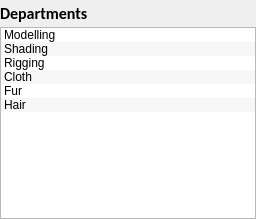
              <widget class="QWidget" name="page_3">
               <layout class="QGridLayout" name="gridLayout_8">
                <property name="margin">
                 <number>0</number>
                </property>
                <property name="spacing">
                 <number>0</number>
                </property>
                <item row="1" column="0" colspan="3">
                 <widget class="QListWidget" name="listWidget">
                  <property name="alternatingRowColors">
                   <bool>true</bool>
                  </property>
                  <item>
                   <property name="text">
                    <string>Modelling</string>
                   </property>
                  </item>
                  <item>
                   <property name="text">
                    <string>Shading</string>
                   </property>
                  </item>
                  <item>
                   <property name="text">
                    <string>Rigging</string>
                   </property>
                  </item>
                  <item>
                   <property name="text">
                    <string>Cloth</string>
                   </property>
                  </item>
                  <item>
                   <property name="text">
                    <string>Fur</string>
                   </property>
                  </item>
                  <item>
                   <property name="text">
                    <string>Hair</string>
                   </property>
                  </item>
                 </widget>
                </item>
                <item row="0" column="1">
                 <widget class="QToolButton" name="toolButton_5">
                  <property name="text">
                   <string/>
                  </property>
                  <property name="icon">
                   <iconset resource="icons/icons_rsc.qrc">
                    <normaloff>:/tpd/add18.png</normaloff>:/tpd/add18.png</iconset>
                  </property>
                  <property name="iconSize">
                   <size>
                    <width>20</width>
                    <height>20</height>
                   </size>
                  </property>
                  <property name="autoRaise">
                   <bool>true</bool>
                  </property>
                 </widget>
                </item>
                <item row="0" column="2">
                 <widget class="QToolButton" name="toolButton_6">
                  <property name="text">
                   <string/>
                  </property>
                  <property name="icon">
                   <iconset resource="icons/icons_rsc.qrc">
                    <normaloff>:/tpd/minus.png</normaloff>:/tpd/minus.png</iconset>
                  </property>
                  <property name="iconSize">
                   <size>
                    <width>20</width>
                    <height>20</height>
                   </size>
                  </property>
                  <property name="autoRaise">
                   <bool>true</bool>
                  </property>
                 </widget>
                </item>
                <item row="0" column="0">
                 <widget class="QLabel" name="label_4">
                  <property name="font">
                   <font>
                    <family>Calibri</family>
                    <pointsize>12</pointsize>
                    <weight>75</weight>
                    <bold>true</bold>
                   </font>
                  </property>
                  <property name="text">
                   <string>Departments</string>
                  </property>
                 </widget>
                </item>
               </layout>
              </widget>
